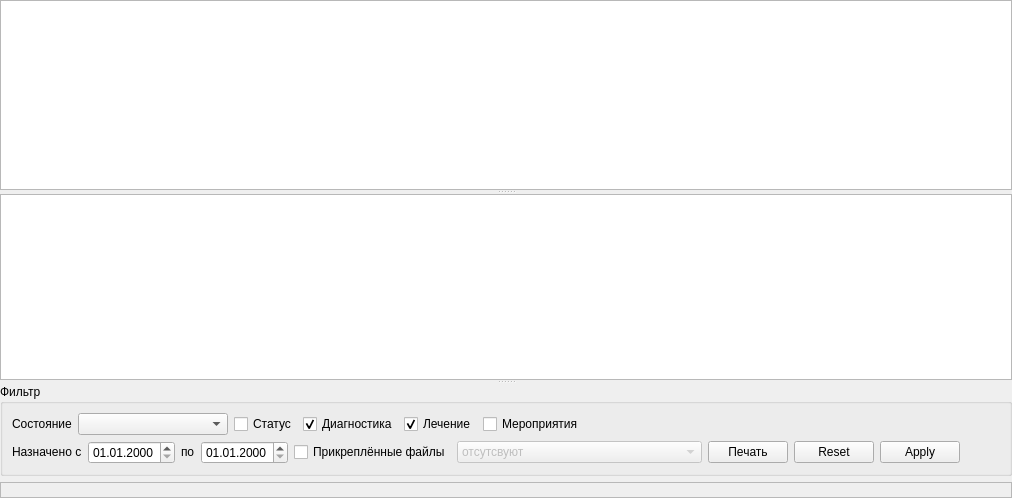
              <widget class="QWidget" name="tabActionList">
               <attribute name="title">
                <string>Список</string>
               </attribute>
               <layout class="QGridLayout" name="gridLayout_21">
                <property name="margin">
                 <number>0</number>
                </property>
                <property name="spacing">
                 <number>0</number>
                </property>
                <item row="0" column="0">
                 <widget class="QSplitter" name="splitter_7">
                  <property name="orientation">
                   <enum>Qt::Vertical</enum>
                  </property>
                  <widget class="CHBTableView" name="tblPresence">
                   <property name="selectionBehavior">
                    <enum>QAbstractItemView::SelectRows</enum>
                   </property>
                  </widget>
                  <widget class="QWidget" name="widget" native="true">
                   <layout class="QGridLayout" name="gridLayout_16">
                    <item row="0" column="0">
                     <widget class="QSplitter" name="splitter_10">
                      <property name="orientation">
                       <enum>Qt::Vertical</enum>
                      </property>
                      <widget class="CHBTableView" name="tblActionList"/>
                      <widget class="QGroupBox" name="grbActionFilterList">
                       <property name="title">
                        <string>Фильтр</string>
                       </property>
                       <layout class="QGridLayout" name="gridLayout_8">
                        <item row="0" column="5">
                         <widget class="QCheckBox" name="chkListCure">
                          <property name="text">
                           <string>Лечение</string>
                          </property>
                          <property name="checked">
                           <bool>true</bool>
                          </property>
                         </widget>
                        </item>
                        <item row="0" column="0">
                         <widget class="QLabel" name="lblFilterActionList">
                          <property name="text">
                           <string>Состояние</string>
                          </property>
                         </widget>
                        </item>
                        <item row="0" column="6">
                         <widget class="QCheckBox" name="chkListMisc">
                          <property name="text">
                           <string>Мероприятия</string>
                          </property>
                         </widget>
                        </item>
                        <item row="0" column="1">
                         <widget class="CActionStatusComboBox" name="cmbFilterActionList">
                          <property name="enabled">
                           <bool>true</bool>
                          </property>
                          <property name="sizePolicy">
                           <sizepolicy hsizetype="Preferred" vsizetype="Fixed">
                            <horstretch>0</horstretch>
                            <verstretch>0</verstretch>
                           </sizepolicy>
                          </property>
                          <property name="minimumSize">
                           <size>
                            <width>150</width>
                            <height>0</height>
                           </size>
                          </property>
                          <property name="maximumSize">
                           <size>
                            <width>16777215</width>
                            <height>16777215</height>
                           </size>
                          </property>
                         </widget>
                        </item>
                        <item row="0" column="2">
                         <widget class="QCheckBox" name="chkListStatus">
                          <property name="text">
                           <string>Статус</string>
                          </property>
                         </widget>
                        </item>
                        <item row="0" column="3" colspan="2">
                         <widget class="QCheckBox" name="chkListDiagnostic">
                          <property name="text">
                           <string>Диагностика</string>
                          </property>
                          <property name="checked">
                           <bool>true</bool>
                          </property>
                         </widget>
                        </item>
                        <item row="0" column="7">
                         <spacer name="horizontalSpacer_3">
                          <property name="orientation">
                           <enum>Qt::Horizontal</enum>
                          </property>
                          <property name="sizeHint" stdset="0">
                           <size>
                            <width>40</width>
                            <height>20</height>
                           </size>
                          </property>
                         </spacer>
                        </item>
                        <item row="2" column="0" colspan="8">
                         <layout class="QHBoxLayout" name="horizontalLayout">
                          <item>
                           <layout class="QHBoxLayout" name="horizontalLayout_3">
                            <item>
                             <widget class="QLabel" name="lblDirectionDate">
                              <property name="sizePolicy">
                               <sizepolicy hsizetype="Minimum" vsizetype="Fixed">
                                <horstretch>0</horstretch>
                                <verstretch>0</verstretch>
                               </sizepolicy>
                              </property>
                              <property name="text">
                               <string>Назначено с</string>
                              </property>
                             </widget>
                            </item>
                            <item>
                             <widget class="CDateEdit" name="edtBegDirectionDate">
                              <property name="sizePolicy">
                               <sizepolicy hsizetype="Minimum" vsizetype="Fixed">
                                <horstretch>0</horstretch>
                                <verstretch>0</verstretch>
                               </sizepolicy>
                              </property>
                              <property name="displayFormat">
                               <string>dd.MM.yyyy</string>
                              </property>
                             </widget>
                            </item>
                            <item>
                             <widget class="QLabel" name="lblDirectionDateTo">
                              <property name="sizePolicy">
                               <sizepolicy hsizetype="Fixed" vsizetype="Fixed">
                                <horstretch>0</horstretch>
                                <verstretch>0</verstretch>
                               </sizepolicy>
                              </property>
                              <property name="text">
                               <string>по</string>
                              </property>
                             </widget>
                            </item>
                            <item>
                             <widget class="CDateEdit" name="edtEndDirectionDate">
                              <property name="sizePolicy">
                               <sizepolicy hsizetype="Minimum" vsizetype="Fixed">
                                <horstretch>0</horstretch>
                                <verstretch>0</verstretch>
                               </sizepolicy>
                              </property>
                              <property name="displayFormat">
                               <string>dd.MM.yyyy</string>
                              </property>
                             </widget>
                            </item>
                           </layout>
                          </item>
                          <item>
                           <widget class="QCheckBox" name="chkFileAttachActionList">
                            <property name="text">
                             <string>Прикреплённые файлы</string>
                            </property>
                           </widget>
                          </item>
                          <item>
                           <widget class="QComboBox" name="cmbFileAttachActionList">
                            <property name="enabled">
                             <bool>false</bool>
                            </property>
                            <item>
                             <property name="text">
                              <string>отсутсвуют</string>
                             </property>
                            </item>
                            <item>
                             <property name="text">
                              <string>неподписанные файлы</string>
                             </property>
                            </item>
                            <item>
                             <property name="text">
                              <string>ожидает подписания за организацию</string>
                             </property>
                            </item>
                            <item>
                             <property name="text">
                              <string>подписаны организацией</string>
                             </property>
                            </item>
                           </widget>
                          </item>
                          <item>
                           <widget class="QPushButton" name="btnPrintActionList">
                            <property name="text">
                             <string>Печать</string>
                            </property>
                           </widget>
                          </item>
                          <item>
                           <widget class="QDialogButtonBox" name="buttonBoxActionList">
                            <property name="sizePolicy">
                             <sizepolicy hsizetype="Fixed" vsizetype="Fixed">
                              <horstretch>0</horstretch>
                              <verstretch>0</verstretch>
                             </sizepolicy>
                            </property>
                            <property name="standardButtons">
                             <set>QDialogButtonBox::Apply|QDialogButtonBox::Reset</set>
                            </property>
                           </widget>
                          </item>
                          <item>
                           <spacer name="horizontalSpacer_10">
                            <property name="orientation">
                             <enum>Qt::Horizontal</enum>
                            </property>
                            <property name="sizeHint" stdset="0">
                             <size>
                              <width>40</width>
                              <height>20</height>
                             </size>
                            </property>
                           </spacer>
                          </item>
                         </layout>
                        </item>
                       </layout>
                      </widget>
                     </widget>
                    </item>
                    <item row="1" column="0">
                     <widget class="QLabel" name="lblActionTypeName">
                      <property name="frameShape">
                       <enum>QFrame::StyledPanel</enum>
                      </property>
                      <property name="text">
                       <string/>
                      </property>
                      <property name="alignment">
                       <set>Qt::AlignCenter</set>
                      </property>
                      <property name="wordWrap">
                       <bool>true</bool>
                      </property>
                     </widget>
                    </item>
                   </layout>
                  </widget>
                 </widget>
                </item>
               </layout>
              </widget>
